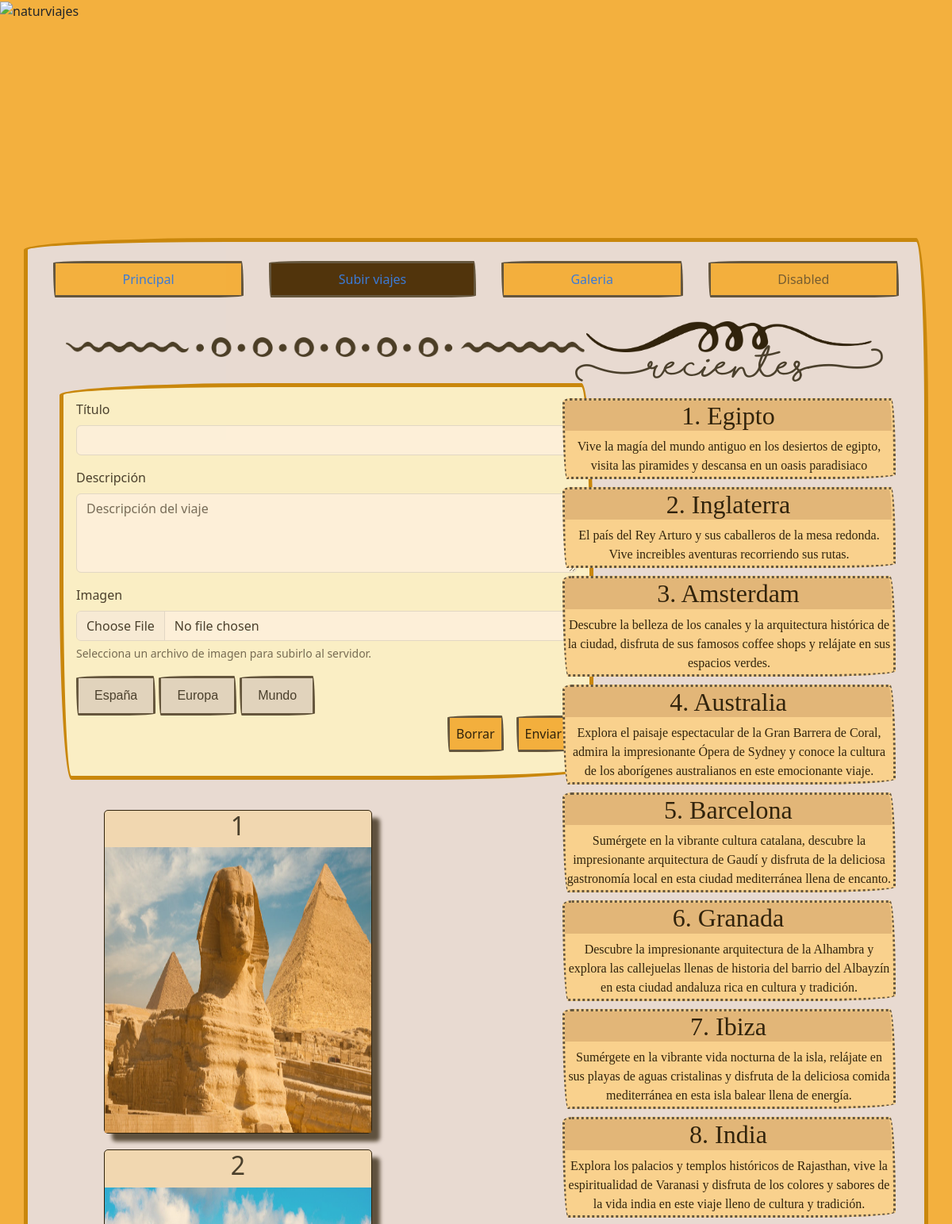
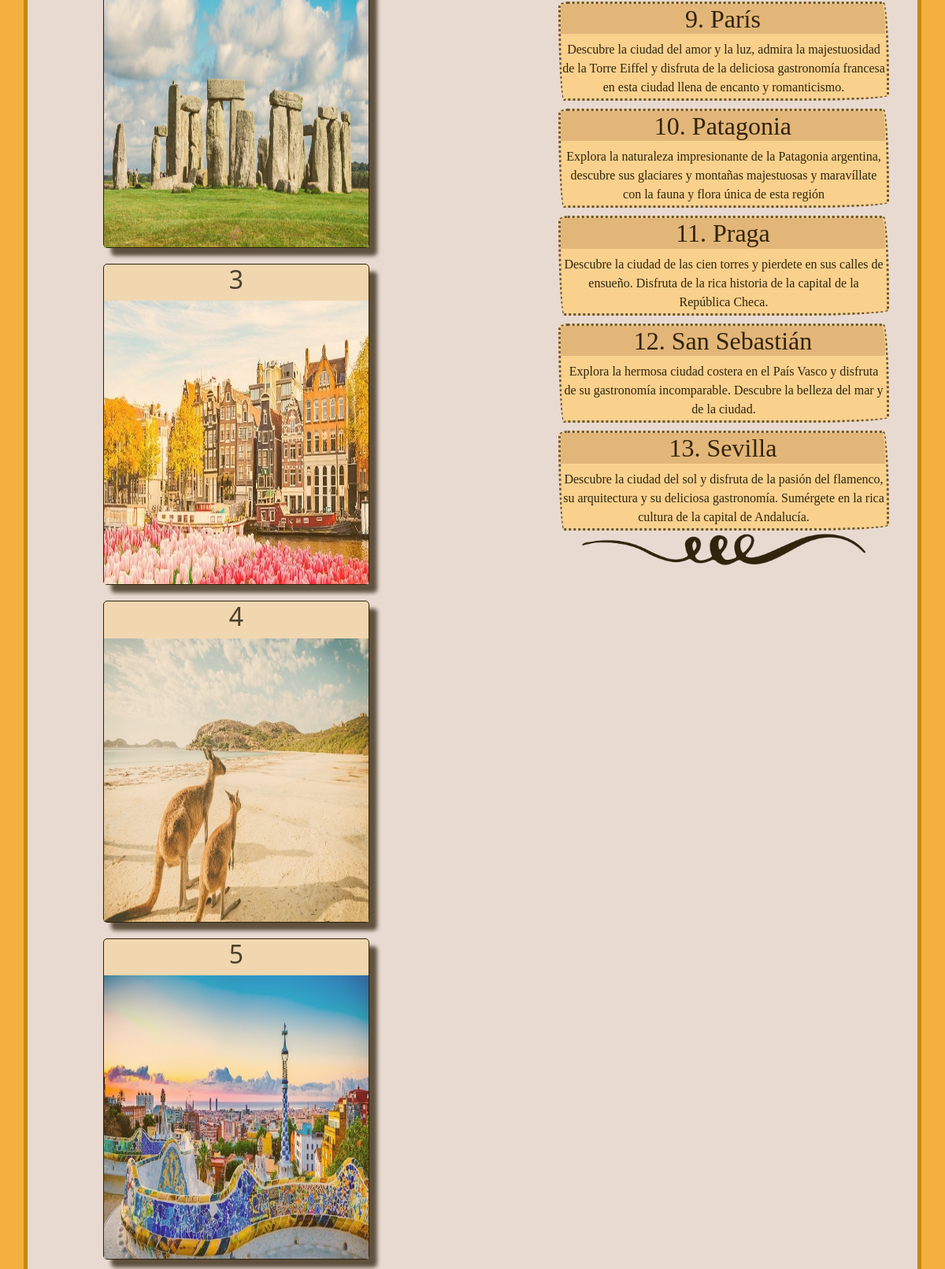
Screenshot of /uploads.php (upper part) with the database file from the repository (2 pictures, top to bottom).
### tables this page shows
create table contenido(
	
    imagen char(30),
	titulo char(30),
	resumen char(200),
    fecha datetime,
    seccion char(30)
    
);

### uploads.php (the view, shortened to what this page needs)
<!DOCTYPE html>
<html lang="es">
<head>
    <link rel="stylesheet" href="https://cdnjs.cloudflare.com/ajax/libs/dropzone/5.9.3/dropzone.min.css" />
    <link href="https://cdn.jsdelivr.net/npm/bootstrap@5.3.0-alpha3/dist/css/bootstrap.min.css" rel="stylesheet">
</head>
<body style="background-color:#F3B03E">
    <div class="cabecera"><img alt="naturviajes" src="otros/naturviajes1.bmp" width="100%"></div>
        <div class="container">
            <div class="row">
                <div class="menu">
                    <ul class="nav nav-pills nav-fill">
                        <a class="nav-link" href="index.php">
                            <li class="nav-item">Principal</li>
                        </a>
                        <a href='uploads.php' class='nav-link' style='font-size: 17px;'>
                            <li class="nav-item-active">Subir viajes</li>
                        </a>
                        <a href='galeria.php' class='nav-link' style='font-size: 17px;'>
                            <li class="nav-item">Galeria</li>
                        </a>
                        <a class="nav-link disabled" href="#">
                            <li class="nav-item">Disabled</li>
                        </a>
                     </ul>
                </div>
                <img id='separador' src='otros/separador.png'>
                <div class="col-8" id="formulario">
                    <form method="POST" action="insertar.php" enctype="multipart/form-data">
                        <label for="exampleInputEmail1" class="form-label">Título</label>
                        <div class="mb-3" id="title">
                            <input type="text" class="form-control" id="exampleInputEmail1" name="tit" required>
                       </div>
                       <div class="mb-3" id="title">
                            <label for="floatingTextarea2" class="form-label">Descripción</label>
                            <textarea class="form-control" placeholder="Descripción del viaje" id="floatingTextarea2" style="height: 100px" name="res"></textarea>
                        </div>
                        <div class="mb-3" id="title">
                            <label class="form-label">Imagen</label>
                            <input type="file" class="form-control" accept="image/png,image/jpg,image/jpeg,image/jpg,image/bmp" name="file">
                            <div id="emailHelp" class="form-text">Selecciona un archivo de imagen para subirlo al servidor.</div>
                        </div>
                        <div class="radio-toolbar" id="chkbox">
                            <label for="España">España</label>
                            <label for="Europa">Europa</label>
                            <label for="Mundo">Mundo</label>
                        </div>
                       <button type="submit" class='lined thick'>Enviar</button>
                       <button type="reset" class='lined thick'>Borrar</button>
                    </form>
                </div>
                <div class="col-4">
                    <div id="novedad">
                        <img src="otros/newup.png" id="novimg">
                        <div class="nombresec">
                            <h1>(Recientes)</h1>
                        </div>
                        <?php
                            $conexion = mysqli_connect("sql7.freemysqlhosting.net","sql7619463","XbX53VwYqW","sql7619463") or die("La conexión no se ha podido establecer");
                            $conexion -> set_charset("utf8");
                            $consulta = "SELECT * FROM contenido ORDER BY contenido.fecha desc limit 20";
                            $resultado = MYSQLI_QUERY($conexion, $consulta);
                            $num=1;
                            while ($reg1 = mysqli_fetch_row($resultado)) {
                                echo "  <a href='#".$reg1[2]."'>
                                            <div class='nov'>
                                                <div class='novtit'><h2>".$num.". " . $reg1[2   ] . "</h2></div>
                                             <p>". $reg1[3] ."<p>
                                            </div>
                                        </a>";
                                        $num=$num+1;
                                };
                            ?>
                        <img src="otros/newup.png" width="320" id="novimg" class="rotate">
                    </div>
                </div>
                <div class="imagenes">
                        <?php
                                $conexion = mysqli_connect("sql7.freemysqlhosting.net","sql7619463","XbX53VwYqW","sql7619463") or die("La conexión no se ha podido establecer");
                                $conexion -> set_charset("utf8");
                                $consulta = "SELECT * FROM contenido ORDER BY contenido.fecha desc limit 20";
                                $resultado = MYSQLI_QUERY($conexion, $consulta);
                                $num=1;
                                while ($reg1 = mysqli_fetch_row($resultado)) {
                                        echo "
                                                    <div  class='tarjeta' id=".$reg1[2].">
                                                        <h2 style='text-align:center'>$num</h2>
                                                        <img src='imagenes/" . $reg1[1] . "' >
                                                    </div>
                                                ";
                                        $num=$num+1;
                                    };
                            ?>
                </div>
            </div>
        </div>
</body>
</html>

### uploads.php (style rules this page uses)
.cabecera { height: 0px; width: 100%; }
.container { position: relative; top: 300px; border-radius: 255px 15px 225px 15px/15px 225px 15px 255px; padding:1em; line-height:1.5em; background:hsla(67, 95%, 95%, 1); border:solid 5px #bf7e00; background-color: #e5e5f7; opacity: 0.8; background-image: radial-gradient(#444cf7 0.5px, transparent 0.5px), radial-gradient(#444cf7 0.5px, #e5e5f7 0.5px); background-size: 20px 20px; background-position: 0 0,10px 10px; margin-bottom: 20px; }
#formulario { display:inline-block; width:60%; height: 500px; border-radius: 255px 15px 225px 15px/15px 225px 15px 255px; padding:1em; line-height:1.5em; background:hsla(67, 95%, 95%, 1); border:solid 5px #bf7e00; margin-bottom:12px; margin-top:100px; margin-left:36px; }
button.lined.thick { border:solid 3px #41403E; background:#F3B03E; }
#novimg { width: 360px; margin-left:30px; }
.rotate { transform: rotate(180deg); margin-left:32px; margin-top:5px; }
#novedad { position: absolute; top:100px; right: 36px; margin-left:60px; width:420px; }
.nov { font-family: 'fuente3'; text-align: center ; border:dotted 3px #41403E; margin-top: 10px; font-size:1rem; border-top-left-radius: 25px 15px; border-top-right-radius: 15px 225px; border-bottom-right-radius: 225px 15px; border-bottom-left-radius:15px 255px; background:#fbdaa2; }
.nov p { margin:2px; }
.novtit { background:#DEB887; border-top-left-radius: 25px 15px; border-top-right-radius: 30px 300px; width:99.5%; }
#separador { position: absolute; top:120px; left: 36px; margin: auto; width: 60%; }
.nombresec { text-align: center; font-family:'CustomFont', Arial, sans-serif; }
button { float:right; background:transparent; padding:0.5rem 0.5rem; margin:0 0.5rem; font-size:1rem; border-top-left-radius: 255px 15px; border-top-right-radius: 15px 225px; border-bottom-right-radius: 225px 15px; border-bottom-left-radius:15px 255px; }
.nav-item { padding:0.5rem 0.5rem; font-size:1rem; border-top-left-radius: 255px 15px; border-top-right-radius: 15px 225px; border-bottom-right-radius: 225px 15px; border-bottom-left-radius:15px 255px; border:solid 3px #41403E; background:#F3B03E; }
.nav-item-active { padding:0.5rem 0.5rem; font-size:1rem; border-top-left-radius: 255px 15px; border-top-right-radius: 15px 225px; border-bottom-right-radius: 225px 15px; border-bottom-left-radius:15px 255px; border:solid 3px #41403E; background: #291600; }
.radio-toolbar label { display: inline-block; background-color: #ddd; padding: 10px 20px; font-family: sans-serif, Arial; font-size: 16px; border-top-left-radius: 255px 15px; border-top-right-radius: 15px 225px; border-bottom-right-radius: 225px 15px; border-bottom-left-radius:15px 255px; border:solid 3px #41403E; }
.tarjeta { border-radius:5px; border:1px solid black; float:left; -webkit-box-shadow: 10px 10px 5px 0px rgba(0,0,0,0.75); -moz-box-shadow: 10px 10px 5px 0px rgba(0,0,0,0.75); box-shadow: 10px; margin: 10px; background-color: rgb(240, 226, 205); }
.imagenes { width:60%; margin-left:70px; margin-top:16px; }
.tarjeta img { width:28vw; height:360px; }
a { text-decoration: none; color:black; }

### rows the page displays
contenido: titulo "Egipto", resumen "Vive la magía del mundo antiguo en los desiertos de egipto, visita las piramides y descansa en un oasis paradisiaco", imagen (picture)
contenido: titulo "Inglaterra", resumen "El país del Rey Arturo y sus caballeros de la mesa redonda. Vive increibles aventuras recorriendo sus rutas.", imagen (picture)
contenido: titulo "Amsterdam", resumen "Descubre la belleza de los canales y la arquitectura histórica de la ciudad, disfruta de sus famosos coffee shops y relájate en sus espacios verdes.", imagen (picture)
contenido: titulo "Australia", resumen "Explora el paisaje espectacular de la Gran Barrera de Coral, admira la impresionante Ópera de Sydney y conoce la cultura de los aborígenes australianos en este emocionante viaje.", imagen (picture)
contenido: titulo "Barcelona", resumen "Sumérgete en la vibrante cultura catalana, descubre la impresionante arquitectura de Gaudí y disfruta de la deliciosa gastronomía local en esta ciudad mediterránea llena de encanto.", imagen (picture)
contenido: titulo "Granada", resumen "Descubre la impresionante arquitectura de la Alhambra y explora las callejuelas llenas de historia del barrio del Albayzín en esta ciudad andaluza rica en cultura y tradición."
contenido: titulo "Ibiza", resumen "Sumérgete en la vibrante vida nocturna de la isla, relájate en sus playas de aguas cristalinas y disfruta de la deliciosa comida mediterránea en esta isla balear llena de energía."
contenido: titulo "India", resumen "Explora los palacios y templos históricos de Rajasthan, vive la espiritualidad de Varanasi y disfruta de los colores y sabores de la vida india en este viaje lleno de cultura y tradición."
contenido: titulo "París", resumen "Descubre la ciudad del amor y la luz, admira la majestuosidad de la Torre Eiffel y disfruta de la deliciosa gastronomía francesa en esta ciudad llena de encanto y romanticismo."
contenido: titulo "Patagonia", resumen "Explora la naturaleza impresionante de la Patagonia argentina, descubre sus glaciares y montañas majestuosas y maravíllate con la fauna y flora única de esta región"
contenido: titulo "Praga", resumen "Descubre la ciudad de las cien torres y pierdete en sus calles de ensueño. Disfruta de la rica historia de la capital de la República Checa."
contenido: titulo "San Sebastián", resumen "Explora la hermosa ciudad costera en el País Vasco y disfruta de su gastronomía incomparable. Descubre la belleza del mar y de la ciudad."
contenido: titulo "Sevilla", resumen "Descubre la ciudad del sol y disfruta de la pasión del flamenco, su arquitectura y su deliciosa gastronomía. Sumérgete en la rica cultura de la capital de Andalucía."
